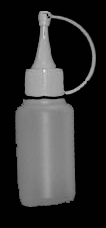
%> input picture Feature-extraction/imagenes_botellas/botella_A_1.bmp, 106 x 228 px
$ octave Euclidean_classifier.m   (GNU Octave 9; MATLAB toolbox functions it lacks are replaced by stand-ins)
%> lines starting %> are read from the running program, lines starting %| are printed output that depends on the picture
### Feature-extraction/centroids.m
function [ c1, c2, c3 ] = centroids()
%CENTROIDS Summary of this function goes here
%   Detailed explanation goes here
cx = 0;
cy = 0;
for i = 1 : 15
  filename = strcat('botella_A_',strcat(num2str(i),'.bmp'));
  I = imread(filename);
%> I is the input picture: size 228x106 uint8; min 1, max 233, mean 47.5
  h = momentos_Hu(I);
  hold on
  plot(h(1),h(2),'go');
  cx = (cx + h(1));
  cy = (cy + h(2));
end
cx = cx/15;
cy = cy/15;
c1 = [ cx, cy ];
plot(cx,cy,'g*');
cx = 0;
cy = 0;
for i = 1 : 15
  filename = strcat('botella_B_',strcat(num2str(i),'.bmp'));
  I = imread(filename);
  h = momentos_Hu(I);
  plot(h(1),h(2),'ro');
  cx = (cx + h(1));
  cy = (cy + h(2));
end
cx = cx/15;
cy = cy/15;
c2 = [ cx, cy ];
plot(cx,cy,'r*');
cx = 0;
cy = 0;
for i = 1 : 15
  filename = strcat('botella_C_',strcat(num2str(i),'.bmp'));
  I = imread(filename);
  h = momentos_Hu(I);
  plot(h(1),h(2),'bo');
  cx = (cx + h(1));
  cy = (cy + h(2));
end
cx = cx/15;
cy = cy/15;
c3 = [ cx, cy ];
plot(cx,cy,'b*');
return
end

### Feature-extraction/momentos_Hu.m
function HM=momentos_Hu(I)
% Calcula los momentos de Hu invariantes de una imagen (I) en niveles de
% gris Si se desea obtener la descripci髇 de momentos de un 鷑ico objeto de la
% imagen, el resto hay que ponerlos a cero.
%
% Entrada: Imagen I en niveles de gris
% Salida:  Vector HM (7x1) de momentos de Hu (invariantes)
%
% Fecha: 2009-2012 Javier Gonzalez

    I=double(I)/255;
%> I: size 228x106 double

    % Momentos centrales
    [mu00,~,~,mu11,mu20,mu02,mu21,mu12,mu30,mu03] = central_moments(I);
%> after the loop in raw_moments, `for x = 1:max`: m00 = 4502.2; m01 = 215788.1; m02 = 11621725.7; m03 = 688588171.1; m10 = 561883.6; m11 = 26487066.9; m12 = 1.4e+09; m20 = 81058771.2; m21 = 3.8e+09; m30 = 1.27e+10
%> in central_moments, `[rm,rm01,rm02,rm10,rm11,rm12,rm20,rm21,rm30,rm03] = raw_moments(I);`: rm = 4502.2; rm01 = 215788.1; rm02 = 11621725.7; rm10 = 561883.6; rm11 = 26487066.9; rm12 = 1.4e+09; rm20 = 81058771.2; rm21 = 3.8e+09; rm30 = 1.27e+10; rm03 = 688588171.1
%> in central_moments, `x_ = rm10/rm;`: x_ = 124.8
%> in central_moments, `y_ = rm01/rm;`: y_ = 47.93
%> in central_moments, `m = rm;`: m = 4502.2
%> in central_moments, `m20 = rm20 - m * x_.^2;`: m20 = 10934018
%> in central_moments, `m11 = rm20 - m * x_ * y_;`: m11 = 54127766.9
%> in central_moments, `m02 = rm02 - m * y_.^2;`: m02 = 1279029.8
%> in central_moments, `m30 = rm30 - 3*rm20 * x_ + 2*m * x_.^3;`: m30 = -172084943.4
%> in central_moments, `m03 = rm03 - 3*rm02*y_ + 2*m*y_.^3;`: m03 = 8953002.2
%> after the loop in central_moments, `for y=1:maxy`: m12 = -4333800.6; m21 = 22195165
%> mu00 = 4502.2; mu11 = 54127766.9; mu20 = 10934018; mu02 = 1279029.8; mu21 = 22195165; mu12 = -4333800.6; mu30 = -172084943.4; mu03 = 8953002.2

    %Momentos normalizados
    u002 = mu00*mu00;
%> u002 = 20269487
    u0025 = mu00^2.5;
%> u0025 = 1.36e+09
    %u0015 = mu00^1.5
    n02 = mu02/u002;
%> n02 = 0.0631
    n20 = mu20/u002;
%> n20 = 0.539
    n11 = mu11/u002;
%> n11 = 2.67
    n12 = mu12/u0025;
%> n12 = -0.00319
    n21 = mu21/u0025;
%> n21 = 0.0163
    n03 = mu03/u0025;
%> n03 = 0.00658
    n30 = mu30/u0025;
%> n30 = -0.127

    %Momentos invariantes de Hu
    f1 = n20+n02;
%> f1 = 0.603
    f2 = (n20-n02)^2 + 4*n11^2;
%> f2 = 28.75
    f3 = (n30-3*n12)^2+(3*n21-n03)^2;
%> f3 = 0.0155
    f4 = (n30+n12)^2+(n21+n03)^2;
%> f4 = 0.0174
    f5 = (n30-3*n12)*(n30+n12)*((n30+n12)^2 - 3*(n21+n03)^2) + (3*n21-n03)*(n21+n03)*(3*(n30+n12)^2 - (n21+n03)^2);
%> f5 = 0.00028
    f6 = (n20-n02)*((n30+n12)^2 - (n21+n03)^2) + 4*n11*(n30+n12)*(n21+n03);
%> f6 = -0.024
    f7 = (3*n21-n03)*(n30+n12)*((n30+n12)^2 - 3*(n21+n03)^2) - (n30-3*n12)*(n21+n03)*(3*(n30+n12)^2 - (n21+n03)^2);
%> f7 = 5e-05

    HM = [f1 f2 f3 f4 f5 f6 f7];
%> HM = [0.603 28.75 0.0155 0.0174 0.00028 -0.024 5e-05]

return;

### Feature-extraction/raw_moments.m

function [m00,m01,m02,m10,m11,m12,m20,m21,m30,m03] = raw_moments(I)
%RAW_MOMENTS Is used to calculate the raw moments of an image to prepare
% a feature extraction

[max, may] = size(I);

m00 = 0;
m01 = 0;
m02 = 0;
m10 = 0;
m11 = 0;
m12 = 0;
m20 = 0;
m21 = 0;
m30 = 0;
m03 = 0;
for x = 1:max
    for y = 1:may
        m00 = m00 + double(I(x,y));
        m01 = m01 + y^1 * double(I(x,y));
        m02 = m02 + y^2 * double(I(x,y));
        m10 = m10 + x^1 * double(I(x,y));
        m11 = m11 + x^1 * y.^1 * double(I(x,y));
        m12 = m12 + x^1 * y.^2 * double(I(x,y));
        m20 = m20 + x^2 * double(I(x,y));
        m21 = m21 + x^2 * y.^1 * double(I(x,y));
        m30 = m30 + x^3 * double(I(x,y));
        m03 = m03 + y^3 * double(I(x,y));
    end
end
return

### Feature-extraction/central_moments.m
function [m,m10,m01,m11,m20,m02,m21,m12,m30,m03] = central_moments(I)
%CENTRAL_MOMENTS Computes the central moment of a grayscale image
%
%   The input of the function is an image to which we want to calculate the
%   central moments, we are going to use raw_moments() function to make
%   this step easier.
[rm,rm01,rm02,rm10,rm11,rm12,rm20,rm21,rm30,rm03] = raw_moments(I);
%The centroid is calculated
[maxx, maxy] = size(I);
x_ = rm10/rm;
y_ = rm01/rm;

%Although the formula for the central moments is a sum that can be
%implemented as a nested loop it can also be simplified as these
%asignations.
m = rm;
m01 = 0;
m10 = 0;
m20 = rm20 - m * x_.^2;
m11 = rm20 - m * x_ * y_;
m02 = rm02 - m * y_.^2;
m30 = rm30 - 3*rm20 * x_ + 2*m * x_.^3;
m21 = 0;
m12 = 0;
m03 = rm03 - 3*rm02*y_ + 2*m*y_.^3;
for y=1:maxy
    for x=1:maxx
        m21 = m21 + (x-x_).^2*(y-y_).^1*I(x,y);
        m12 = m12 + (x-x_).^1*(y-y_).^2*I(x,y);
    end
end

### Feature-extraction/Euclidean_classifier.m
[a,b,c] = centroids();
%> in centroids, `plot(h(1),h(2),'go');`:
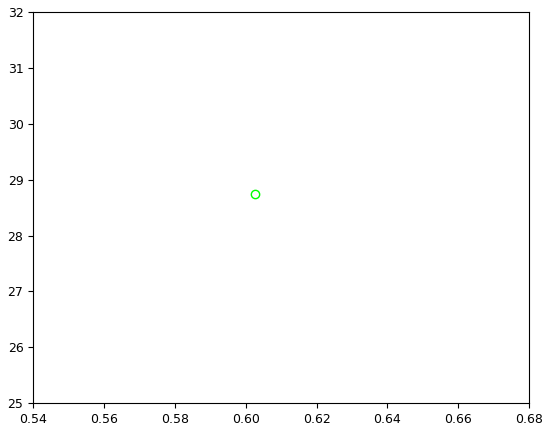
%> figure redrawn from the program's plot data
%> in centroids, `cx = (cx + h(1));`: cx = 0.603
%> in centroids, `cy = (cy + h(2));`: cy = 28.75
%> the run ends on the next line
